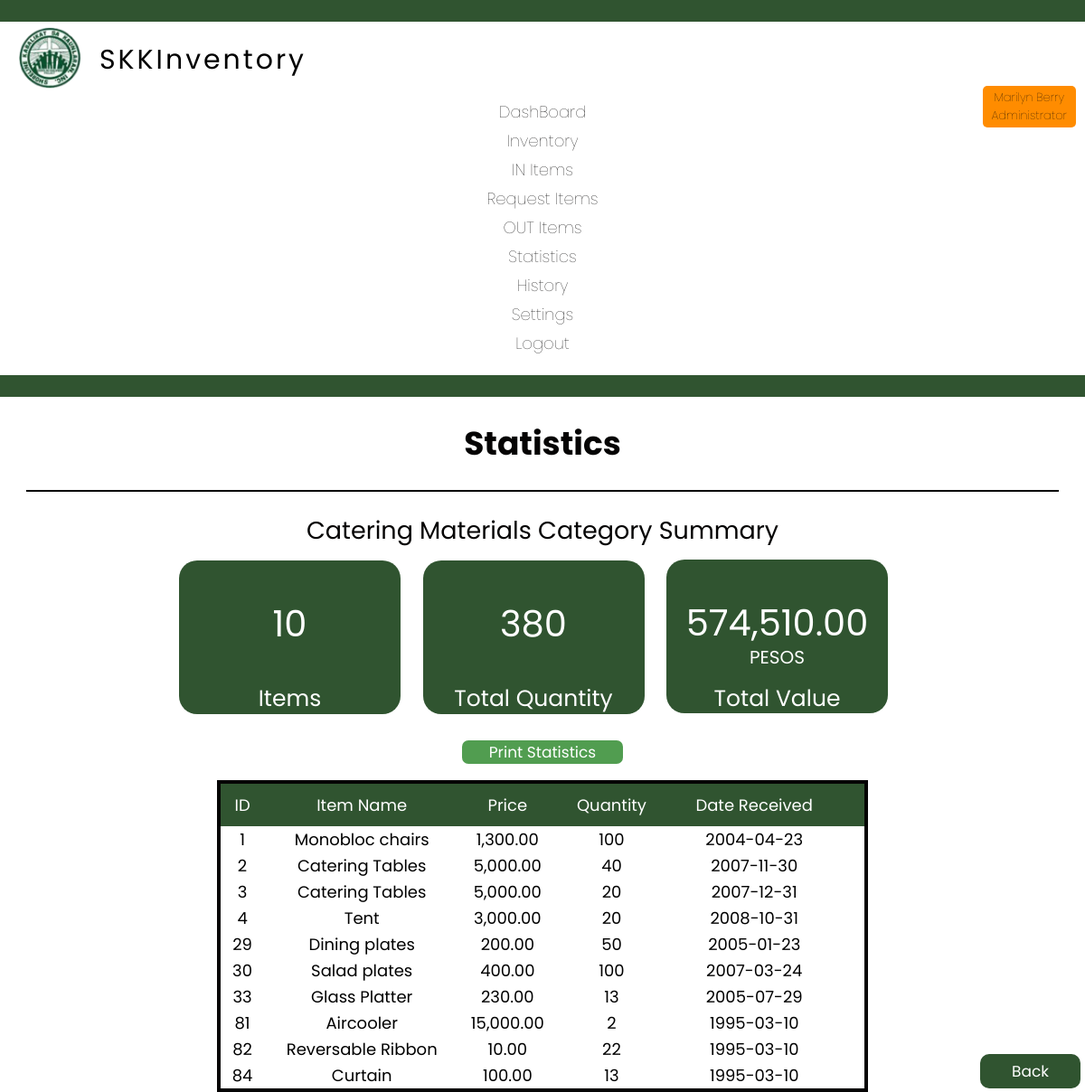
The app's page /statistics_category.php?category=Catering Materials (signed in), older data.
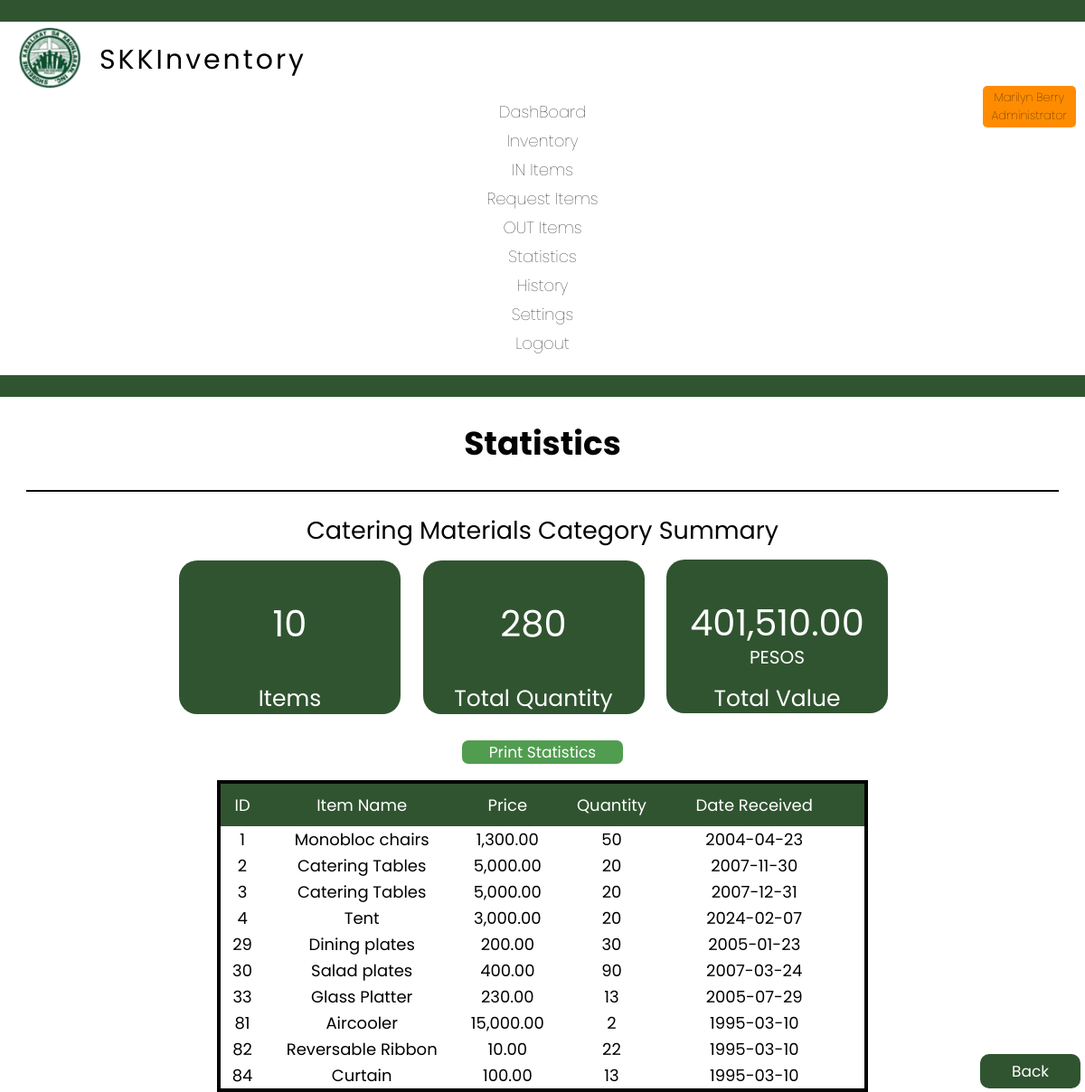
The same page, newer data.
### tables this page shows
CREATE TABLE `inventory` (
  `id` int(10) NOT NULL AUTO_INCREMENT,
  `product_name` varchar(100) NOT NULL,
  `category` varchar(30) NOT NULL,
  `price` int(20) NOT NULL,
  `unit` varchar(20) NOT NULL,
  `quantity` int(11) NOT NULL,
  `condition_new` int(10) NOT NULL,
  `condition_good` int(10) NOT NULL,
  `condition_bad` int(10) NOT NULL,
  `brand` varchar(50) NOT NULL,
  `color` varchar(20) NOT NULL,
  `size` varchar(20) NOT NULL,
  `shape` varchar(20) NOT NULL,
  `life` varchar(20) NOT NULL,
  `total` int(20) NOT NULL,
  `user` varchar(100) NOT NULL,
  `date` date NOT NULL,
  `building` int(20) NOT NULL,
  `floor` int(11) NOT NULL,
  `room` int(20) NOT NULL,
  `remarks` varchar(1000) NOT NULL,
  PRIMARY KEY (`id`)
);

### statistics_category.php (the view, shortened to what this page needs)
<?php
include 'connect.php';
if ($_SERVER["REQUEST_METHOD"] == "GET" && isset($_GET['category'])) {
    $category = $_GET['category'];
    $sql = "SELECT
    COUNT(DISTINCT id) AS 'Total Number of ID',
    SUM(quantity) AS 'Sum of Quantity',
    FORMAT(SUM(total), 2) AS 'Sum of Total'
FROM
    inventory WHERE category = '$category'";
    $result = $conn->query($sql);
    if ($result->num_rows > 0) {
        while ($row = $result->fetch_assoc()) {
            $totalitem = $row["Total Number of ID"];
            $sumquantity = $row["Sum of Quantity"];
            $sumtotal = $row["Sum of Total"];
        }
    }
}
$recordsPerPage = 25;
$page = isset($_GET['page1']) ? $_GET['page1'] : 1;
$offset = ($page - 1) * $recordsPerPage;
$sql1 = "SELECT id, product_name, FORMAT(price, 2), quantity, total, date FROM inventory WHERE category = '$category' LIMIT $recordsPerPage OFFSET $offset";
$result1 = mysqli_query($conn, $sql1);
?>
<!DOCTYPE html>
<html lang="en">
<head>
    <link rel="stylesheet" href="css/footer.css">
    <link rel="stylesheet" href="css/inventory.css">
    <link rel="stylesheet" href="css/statistics.css">
    <?php
    $username = $_SESSION['username'];
    if ($_SESSION['username']) {
        if ($username == 'superadmin1' || $username == 'superadmin2') {
            include 'header_superadmin.php';
        } else if ($username == 'admin') {
            include 'header_admin.php';
        } else {
            include 'header.php';
        }
    } else {
        header("Location: index.php");
    } ?>
</head>
<body>
    <h1 class="font dashboard">Statistics</h1>
    <hr class="dashhr">
    <h2 class="font edit"><?php echo $category; ?> Category Summary</h2>
    <div class="statisticspos edit centered-container">
        <div class="statisticspos">
            <div class="statistics1" style="display:inline-block; margin-right:20px;">
                <h2 class="font2"><?php echo $totalitem; ?></h2>
                <h4 class="font3">Items</h4>
            </div>
            <div class="statistics1" style="display:inline-block; margin-right:20px;">
                <h2 class="font2"><?php echo $sumquantity; ?></h2>
                <h4 class="font3">Total Quantity</h4>
            </div>
            <div class="statistics1" style="display:inline-block; margin-right:20px;">
                <h2 class="font2"><?php echo $sumtotal; ?></h2>
                <h5 class="font5">PESOS</h5>
                <h4 class="font6">Total Value</h4>
            </div>
        </div>
    </div>
    <div class="edit">
        <button id="btn-print-this" class="button" style="margin-top: 40px; margin-bottom: -40px;">Print Statistics</button>
    </div>
    <table border=" 1">
        <tr>
            <th>ID</th>
            <th>Item Name</th>
            <th>Price</th>
            <th>Quantity</th>
            <th>Date Received</th>
            <th></th>
        </tr>
        <?php
        if ($result1->num_rows > 0) {
            while ($row1 = $result1->fetch_assoc()) {
                echo '<tr>';
                echo '<td>' . $row1['id'] . '</td>';
                echo '<td>' . $row1['product_name'] . '</td>';
                echo '<td>' . $row1['FORMAT(price, 2)'] . '</td>';
                echo '<td>' . $row1['quantity'] . '</td>';
                echo '<td>' . $row1['date'] . '</td>';
                echo '</tr>';
            }
        }
        ?>
    </table>
    <div class="backpos">
        <footer>
            <a style="text-decoration:none" href="statistics.php" class="back">Back</a>
        </footer>
    </div>
</body>
</html>

Row changes from the older to the newer data that the page shows:
changed inventory "Monobloc chairs": quantity "100" → "50"
changed inventory id 2: quantity "40" → "20"
changed inventory "Tent": date "2008-10-31" → "2024-02-07"
changed inventory "Dining plates": quantity "50" → "30"
changed inventory "Salad plates": quantity "100" → "90"
Text that changed along with them:
$sumquantity: "380" → "280"
$sumtotal: "574,510.00" → "401,510.00"
